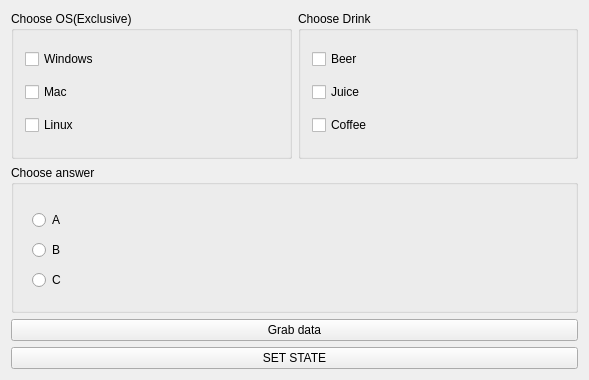
<?xml version="1.0" encoding="UTF-8"?>
<ui version="4.0">
 <class>Widget</class>
 <widget class="QWidget" name="Widget">
  <property name="geometry">
   <rect>
    <x>0</x>
    <y>0</y>
    <width>589</width>
    <height>380</height>
   </rect>
  </property>
  <property name="windowTitle">
   <string>Widget</string>
  </property>
  <layout class="QVBoxLayout" name="verticalLayout_4">
   <item>
    <layout class="QHBoxLayout" name="horizontalLayout">
     <item>
      <widget class="QGroupBox" name="groupBox">
       <property name="title">
        <string>Choose OS(Exclusive)</string>
       </property>
       <layout class="QVBoxLayout" name="verticalLayout">
        <item>
         <widget class="QCheckBox" name="windowsCheckBox">
          <property name="text">
           <string>Windows</string>
          </property>
         </widget>
        </item>
        <item>
         <widget class="QCheckBox" name="macCheckBox">
          <property name="text">
           <string>Mac</string>
          </property>
         </widget>
        </item>
        <item>
         <widget class="QCheckBox" name="linuxCheckBox">
          <property name="text">
           <string>Linux</string>
          </property>
         </widget>
        </item>
       </layout>
      </widget>
     </item>
     <item>
      <widget class="QGroupBox" name="groupBox_2">
       <property name="title">
        <string>Choose Drink</string>
       </property>
       <layout class="QHBoxLayout" name="horizontalLayout_3">
        <item>
         <layout class="QVBoxLayout" name="verticalLayout_2">
          <item>
           <widget class="QCheckBox" name="beerCheckBox">
            <property name="text">
             <string>Beer</string>
            </property>
           </widget>
          </item>
          <item>
           <widget class="QCheckBox" name="juiceCheckBox">
            <property name="text">
             <string>Juice</string>
            </property>
           </widget>
          </item>
          <item>
           <widget class="QCheckBox" name="coffeeCheckBox">
            <property name="text">
             <string>Coffee</string>
            </property>
           </widget>
          </item>
         </layout>
        </item>
       </layout>
      </widget>
     </item>
    </layout>
   </item>
   <item>
    <widget class="QGroupBox" name="groupBox_3">
     <property name="title">
      <string>Choose answer</string>
     </property>
     <widget class="QWidget" name="">
      <property name="geometry">
       <rect>
        <x>10</x>
        <y>30</y>
        <width>121</width>
        <height>111</height>
       </rect>
      </property>
      <layout class="QVBoxLayout" name="verticalLayout_3">
       <item>
        <widget class="QRadioButton" name="aRadioButton">
         <property name="text">
          <string>A</string>
         </property>
        </widget>
       </item>
       <item>
        <widget class="QRadioButton" name="bRadioButton">
         <property name="text">
          <string>B</string>
         </property>
        </widget>
       </item>
       <item>
        <widget class="QRadioButton" name="cRadioButton">
         <property name="text">
          <string>C</string>
         </property>
        </widget>
       </item>
      </layout>
     </widget>
    </widget>
   </item>
   <item>
    <widget class="QPushButton" name="grabData">
     <property name="text">
      <string>Grab data</string>
     </property>
    </widget>
   </item>
   <item>
    <widget class="QPushButton" name="setStateButton">
     <property name="text">
      <string>SET STATE</string>
     </property>
    </widget>
   </item>
  </layout>
 </widget>
 <layoutdefault spacing="6" margin="11"/>
 <resources/>
 <connections/>
</ui>
